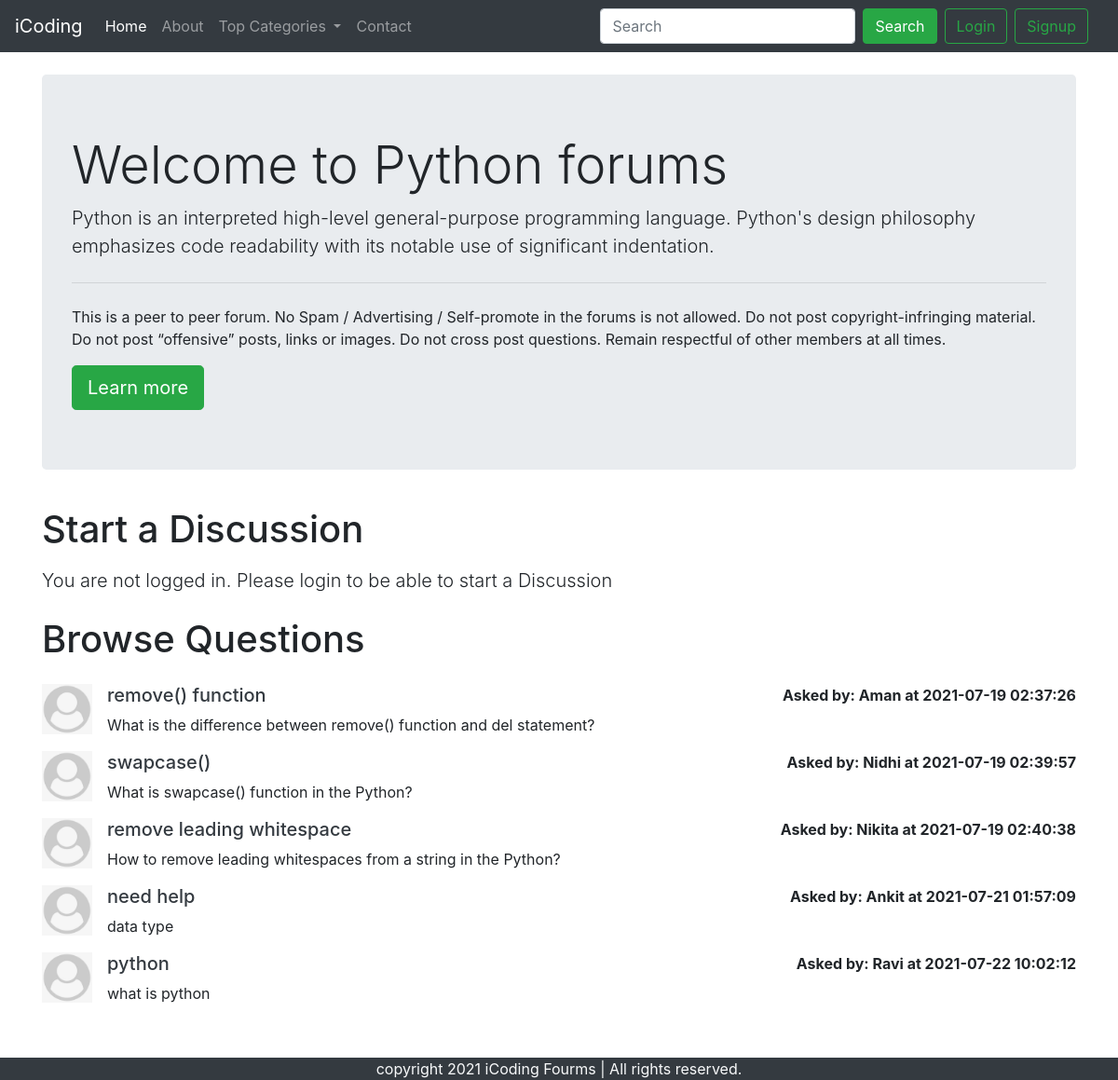
The app's page /threadlist.php?catid=1 with its own data.
### tables this page shows
CREATE TABLE `categories` (
  `category_id` int(10) NOT NULL,
  `category_name` varchar(25) NOT NULL,
  `category_description` varchar(255) NOT NULL,
  `time_stamp` datetime NOT NULL DEFAULT current_timestamp()
);

CREATE TABLE `thread` (
  `thread_id` int(10) NOT NULL,
  `thread_title` varchar(50) NOT NULL,
  `thread_desc` text NOT NULL,
  `thread_category_id` int(10) NOT NULL,
  `thread_user_id` int(10) NOT NULL,
  `time` datetime NOT NULL DEFAULT current_timestamp()
);

CREATE TABLE `users123` (
  `sno` int(10) NOT NULL,
  `user_name` int(35) NOT NULL,
  `first_name` varchar(25) NOT NULL,
  `last_name` varchar(25) NOT NULL,
  `user_email` varchar(35) NOT NULL,
  `user_pass` varchar(25) NOT NULL,
  `date_time` datetime NOT NULL DEFAULT current_timestamp()
);

### threadlist.php (the view, shortened to what this page needs)
<!doctype html>
<html lang="en">
<head>
    <link rel="stylesheet" href="https://stackpath.bootstrapcdn.com/bootstrap/4.5.0/css/bootstrap.min.css"
>
</head>
<body>
    <?php include 'partials/_dbconnect.php'; ?>
    <?php include 'partials/_header.php'; ?>
    <?php
    $id = $_GET['catid'];
    $sql = "SELECT * FROM `categories` WHERE category_id=$id";
    $result = mysqli_query($conn, $sql);
    while ($row = mysqli_fetch_assoc($result)) {
        $catname = $row['category_name'];
        $catdesc = $row['category_description'];
    }
    ?>
    <div class="container my-4">
        <div class="jumbotron">
            <h1 class="display-4">Welcome to <?php echo $catname; ?> forums</h1>
            <p class="lead"> <?php echo $catdesc; ?></p>
            <hr class="my-4">
            <p>This is a peer to peer forum. No Spam / Advertising / Self-promote in the forums is not allowed. Do not
                post copyright-infringing material. Do not post “offensive” posts, links or images. Do not cross post
                questions. Remain respectful of other members at all times.</p>
            <a class="btn btn-success btn-lg" href="#" role="button">Learn more</a>
        </div>
    </div>
    <?php
    if (isset($_SESSION['loggedin']) && $_SESSION['loggedin'] == true) {
        echo '<div class="container">
            <h1 class="py-2">Start a Discussion</h1>
            <form action="' . $_SERVER["REQUEST_URI"] . '" method="post">
                <div class="form-group">
                    <label for="exampleInputEmail1">Problem Title</label>
                    <input type="text" class="form-control" id="title" name="title" aria-describedby="emailHelp">
                    <small id="emailHelp" class="form-text text-muted">Keep your title as short and crisp as
                        possible</small>
                </div>
                <input type="hidden" name="sno" value="' . $_SESSION["sno"] . '">
                <div class="form-group">
                    <label for="exampleFormControlTextarea1">Ellaborate Your Concern</label>
                    <textarea class="form-control" id="desc" name="desc" rows="3"></textarea>
                </div>
                <button type="submit" class="btn btn-success">Submit</button>
            </form>
        </div>';
    } else {
        echo '
        <div class="container">
        <h1 class="py-2">Start a Discussion</h1>
           <p class="lead">You are not logged in. Please login to be able to start a Discussion</p>
        </div>
        ';
    }
    ?>
    <div class="container mb-5" id="ques">
        <h1 class="py-2">Browse Questions</h1>
        <?php
        $id = $_GET['catid'];
        $sql = "SELECT * FROM `thread` WHERE thread_category_id=$id";
        $result = mysqli_query($conn, $sql);
        while ($row = mysqli_fetch_assoc($result)) {
            $id = $row['thread_id'];
            $title = $row['thread_title'];
            $desc = $row['thread_desc'];
            $thread_time = $row['time'];
            $thread_user_id = $row['thread_user_id'];
            $sql2 = "SELECT first_name FROM `users123` WHERE sno ='$thread_user_id'";
            $result2 = mysqli_query($conn, $sql2);
            $row2 = mysqli_fetch_assoc($result2);
            echo '<div class="media my-3">
            <img src="img/userdefault.png" width="54px" class="mr-3" alt="...">
            <div class="media-body">' .
                '<h5 class="mt-0"> <a class="text-dark" href="thread.php?threadid=' . $id . '">' . $title . ' </a></h5>
                ' . $desc . ' </div>' . '<div class="font-weight-bold my-0"> Asked by: '. $row2['first_name'] .' at ' . $thread_time . '</div>' .
                '</div>';
        }
        ?>
    </div>
    <?php include 'partials/_footer.php'; ?>
</body>
</html>

### threadlist.php (style rules this page uses)
#ques { min-height: 433px; }

### records on screen
categories: category_name "Python", category_description "Python is an interpreted high-level general-purpose programming language. Python's design philosophy emphasizes code readability with its notable use of significant indentation."
thread: thread_title "remove() function", thread_desc "What is the difference between remove() function and del statement?", users123.first_name "Aman", time "2021-07-19 02:37:26"
thread: thread_title "swapcase()", thread_desc "What is swapcase() function in the Python?", users123.first_name "Nidhi", time "2021-07-19 02:39:57"
thread: thread_title "remove leading whitespace", thread_desc "How to remove leading whitespaces from a string in the Python?", users123.first_name "Nikita", time "2021-07-19 02:40:38"
thread: thread_title "need help", thread_desc "data type", users123.first_name "Ankit", time "2021-07-21 01:57:09"
thread: thread_title "python", thread_desc "what is python", users123.first_name "Ravi", time "2021-07-22 10:02:12"
